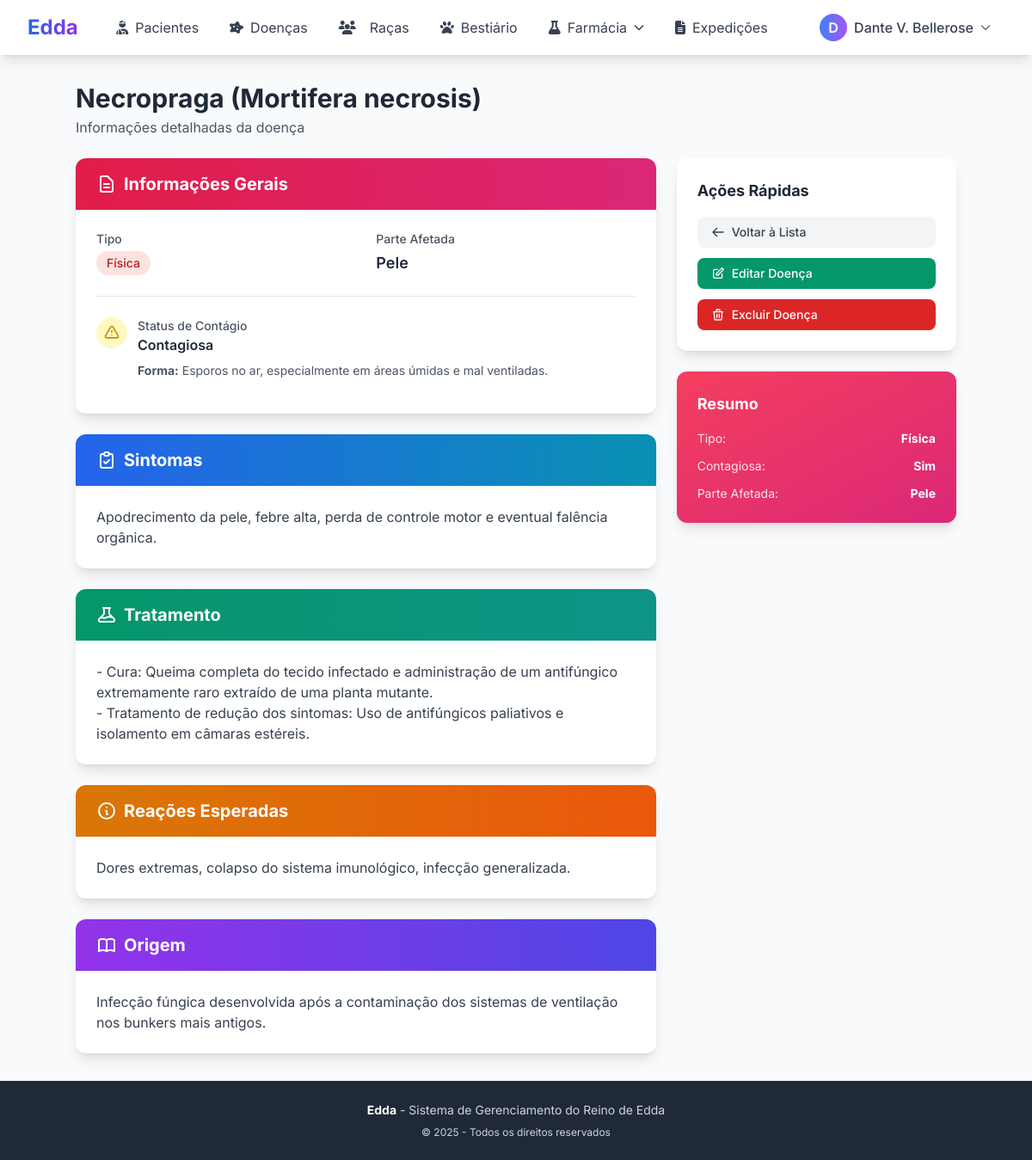
The app's page /doencas/9/ (signed in) with its own data.
### medsystem/core/models.py (models this page shows, shortened)
class Usuario(AbstractUser):
    TIPO_CHOICES = [
        ('MED', 'Médico'),
        ('OUT', 'Outro'),
        ('ADM', 'Administrador'),
    ]
    nickname = models.CharField(max_length=100)
    tipo = models.CharField(max_length=3, choices=TIPO_CHOICES, default='OUT')
    cidade = models.ForeignKey('Cidade', on_delete=models.SET_NULL, null=True, blank=True)

class Doenca(models.Model):
    nome = models.CharField(max_length=100)
    origem = models.TextField(blank=True)
    contagiosa = models.BooleanField(default=False)
    forma_contagio = models.CharField(max_length=255, blank=True, null=True)
    parte_afetada = models.CharField(max_length=3, choices=PARTES_CORPO)
    tipo = models.CharField(max_length=1, choices=TIPO_DOENCA)
    sintomas = models.TextField('Sintomas', blank=True, help_text="Descreva os sintomas, separados por vírgula")
    tratamento = models.TextField(blank=True, help_text="Protocolo de tratamento recomendado")
    reacoes_esperadas = models.TextField(blank=True, help_text="Reações esperadas ao tratamento")
    class Meta:
        verbose_name = "Doença"
        verbose_name_plural = "Doenças"
        ordering = ['nome']

### medsystem/core/views.py (the view)
# urls.py: path('doencas/<int:pk>/', DoencaDetailView.as_view(), name='doenca-detail'),
class DoencaDetailView(LoginRequiredMixin, DetailView):
    model = Doenca
    template_name = 'core/doenca_detail.html'
    context_object_name = 'doenca'

### medsystem/core/context_processors.py (called while the page is built)
def medico_context(request):
    is_medico = request.user.is_authenticated and request.user.tipo == 'MED'
    is_admin = request.user.is_authenticated and request.user.tipo == 'ADM'
    return {
        'is_medico': is_medico,
        'is_admin': is_admin,
        'is_medico_or_admin': is_medico or is_admin
    }

### medsystem/core/templates/core/doenca_detail.html (shortened to what this page needs)
{% extends 'core/base.html' %}
{% block content %}
<div class="max-w-5xl mx-auto">
    <div class="mb-6 flex justify-between items-center">
        <div>
            <h1 class="text-3xl font-bold text-gray-800">{{ doenca.nome }}</h1>
            <p class="text-gray-600 mt-1">Informações detalhadas da doença</p>
        </div>
    </div>
    <div class="grid grid-cols-1 lg:grid-cols-3 gap-6">
        <div class="lg:col-span-2 space-y-6">
            <div class="bg-white rounded-xl shadow-lg overflow-hidden">
                <div class="bg-gradient-to-r from-rose-600 to-pink-600 px-6 py-4">
                    <h2 class="text-xl font-bold text-white flex items-center gap-2">
                        <svg class="w-6 h-6" fill="none" stroke="currentColor" viewBox="0 0 24 24">
                            <path stroke-linecap="round" stroke-linejoin="round" stroke-width="2" d="M9 12h6m-6 4h6m2 5H7a2 2 0 01-2-2V5a2 2 0 012-2h5.586a1 1 0 01.707.293l5.414 5.414a1 1 0 01.293.707V19a2 2 0 01-2 2z"/>
                        </svg>
                        Informações Gerais
                    </h2>
                </div>
                <div class="p-6">
                    <div class="grid grid-cols-2 gap-6 mb-6">
                        <div>
                            <p class="text-sm text-gray-600 font-medium mb-1">Tipo</p>
                            <span class="inline-block px-3 py-1 {% if doenca.tipo == 'F' %}bg-red-100 text-red-700{% elif doenca.tipo == 'M' %}bg-purple-100 text-purple-700{% else %}bg-orange-100 text-orange-700{% endif %} rounded-full text-sm font-medium">
                                {{ doenca.get_tipo_display }}
                            </span>
                        </div>
                        <div>
                            <p class="text-sm text-gray-600 font-medium mb-1">Parte Afetada</p>
                            <p class="text-lg font-semibold text-gray-800">{{ doenca.get_parte_afetada_display }}</p>
                        </div>
                    </div>
                    <div class="pt-6 border-t border-gray-200">
                        <div class="flex items-start gap-3 mb-4">
                            <div class="{% if doenca.contagiosa %}bg-yellow-100{% else %}bg-green-100{% endif %} rounded-full p-2">
                                <svg class="w-5 h-5 {% if doenca.contagiosa %}text-yellow-600{% else %}text-green-600{% endif %}" fill="none" stroke="currentColor" viewBox="0 0 24 24">
                                    <path stroke-linecap="round" stroke-linejoin="round" stroke-width="2" d="M12 9v2m0 4h.01m-6.938 4h13.856c1.54 0 2.502-1.667 1.732-3L13.732 4c-.77-1.333-2.694-1.333-3.464 0L3.34 16c-.77 1.333.192 3 1.732 3z"/>
                                </svg>
                            </div>
                            <div>
                                <p class="text-sm text-gray-600 font-medium">Status de Contágio</p>
                                <p class="text-gray-800 font-semibold">{% if doenca.contagiosa %}Contagiosa{% else %}Não Contagiosa{% endif %}</p>
                                {% if doenca.contagiosa and doenca.forma_contagio %}
                                <p class="text-sm text-gray-600 mt-2"><strong>Forma:</strong> {{ doenca.forma_contagio }}</p>
                                {% endif %}
                            </div>
                        </div>
                    </div>
                </div>
            </div>
            <div class="bg-white rounded-xl shadow-lg overflow-hidden">
                <div class="bg-gradient-to-r from-blue-600 to-cyan-600 px-6 py-4">
                    <h2 class="text-xl font-bold text-white flex items-center gap-2">
                        <svg class="w-6 h-6" fill="none" stroke="currentColor" viewBox="0 0 24 24">
                            <path stroke-linecap="round" stroke-linejoin="round" stroke-width="2" d="M9 5H7a2 2 0 00-2 2v12a2 2 0 002 2h10a2 2 0 002-2V7a2 2 0 00-2-2h-2M9 5a2 2 0 002 2h2a2 2 0 002-2M9 5a2 2 0 012-2h2a2 2 0 012 2m-6 9l2 2 4-4"/>
                        </svg>
                        Sintomas
                    </h2>
                </div>
                <div class="p-6">
                    <p class="text-gray-700 whitespace-pre-line">{{ doenca.sintomas }}</p>
                </div>
            </div>
            <div class="bg-white rounded-xl shadow-lg overflow-hidden">
                <div class="bg-gradient-to-r from-emerald-600 to-teal-600 px-6 py-4">
                    <h2 class="text-xl font-bold text-white flex items-center gap-2">
                        Tratamento
                    </h2>
                </div>
                <div class="p-6">
                    <p class="text-gray-700 whitespace-pre-line">{{ doenca.tratamento }}</p>
                </div>
            </div>
            <div class="bg-white rounded-xl shadow-lg overflow-hidden">
                <div class="bg-gradient-to-r from-amber-600 to-orange-600 px-6 py-4">
                    <h2 class="text-xl font-bold text-white flex items-center gap-2">
                        <svg class="w-6 h-6" fill="none" stroke="currentColor" viewBox="0 0 24 24">
                            <path stroke-linecap="round" stroke-linejoin="round" stroke-width="2" d="M13 16h-1v-4h-1m1-4h.01M21 12a9 9 0 11-18 0 9 9 0 0118 0z"/>
                        </svg>
                        Reações Esperadas
                    </h2>
                </div>
                <div class="p-6">
                    <p class="text-gray-700 whitespace-pre-line">{{ doenca.reacoes_esperadas }}</p>
                </div>
            </div>
            <div class="bg-white rounded-xl shadow-lg overflow-hidden">
                <div class="bg-gradient-to-r from-purple-600 to-indigo-600 px-6 py-4">
                    <h2 class="text-xl font-bold text-white flex items-center gap-2">
                        Origem
                    </h2>
                </div>
                <div class="p-6">
                    <p class="text-gray-700 whitespace-pre-line">{{ doenca.origem }}</p>
                </div>
            </div>
        </div>
        <div class="space-y-6">
            <div class="bg-white rounded-xl shadow-lg p-6">
                <h3 class="text-lg font-bold text-gray-800 mb-4">Ações Rápidas</h3>
                <div class="space-y-3">
                    <a href="{% url 'doenca-list' %}" class="w-full px-4 py-2 bg-gray-100 text-gray-700 rounded-lg hover:bg-gray-200 transition-colors flex items-center gap-2 text-sm font-medium">
                        <svg class="w-4 h-4" fill="none" stroke="currentColor" viewBox="0 0 24 24">
                            <path stroke-linecap="round" stroke-linejoin="round" stroke-width="2" d="M10 19l-7-7m0 0l7-7m-7 7h18"/>
                        </svg>
                        Voltar à Lista
                    </a>
                    {% if is_medico_or_admin %}
                        <div class="space-y-3">
                            <a href="{% url 'doenca-update' doenca.pk %}" class="w-full px-4 py-2 bg-emerald-600 text-white rounded-lg hover:bg-emerald-700 transition-colors flex items-center gap-2 text-sm font-medium">
                                <svg class="w-4 h-4" fill="none" stroke="currentColor" viewBox="0 0 24 24">
                                    <path stroke-linecap="round" stroke-linejoin="round" stroke-width="2" d="M11 5H6a2 2 0 00-2 2v11a2 2 0 002 2h11a2 2 0 002-2v-5m-1.414-9.414a2 2 0 112.828 2.828L11.828 15H9v-2.828l8.586-8.586z"/>
                                </svg>
                                Editar Doença
                            </a>
                            <a href="{% url 'doenca-delete' doenca.pk %}" class="w-full px-4 py-2 bg-red-600 text-white rounded-lg hover:bg-red-700 transition-colors flex items-center gap-2 text-sm font-medium">
                                <svg class="w-4 h-4" fill="none" stroke="currentColor" viewBox="0 0 24 24">
                                    <path stroke-linecap="round" stroke-linejoin="round" stroke-width="2" d="M19 7l-.867 12.142A2 2 0 0116.138 21H7.862a2 2 0 01-1.995-1.858L5 7m5 4v6m4-6v6m1-10V4a1 1 0 00-1-1h-4a1 1 0 00-1 1v3M4 7h16"/>
                                </svg>
                                Excluir Doença
                            </a>
                        </div>
                    {% endif %}
                </div>
            </div>
            <div class="bg-gradient-to-br from-rose-500 to-pink-600 rounded-xl shadow-lg p-6 text-white">
                <h3 class="text-lg font-bold mb-4">Resumo</h3>
                <div class="space-y-3 text-sm">
                    <div class="flex justify-between items-center">
                        <span class="text-rose-100">Tipo:</span>
                        <span class="font-bold">{{ doenca.get_tipo_display }}</span>
                    </div>
                    <div class="flex justify-between items-center">
                        <span class="text-rose-100">Contagiosa:</span>
                        <span class="font-bold">{% if doenca.contagiosa %}Sim{% else %}Não{% endif %}</span>
                    </div>
                    <div class="flex justify-between items-center">
                        <span class="text-rose-100">Parte Afetada:</span>
                        <span class="font-bold text-right">{{ doenca.get_parte_afetada_display }}</span>
                    </div>
                </div>
            </div>
        </div>
    </div>
</div>
{% endblock %}

### medsystem/core/templates/core/base.html (shortened to what this page needs)
<!DOCTYPE html>
<html lang="pt-br" class="h-full">
<head>
    <script src="https://cdn.tailwindcss.com"></script>
    <link rel="stylesheet" href="https://cdnjs.cloudflare.com/ajax/libs/font-awesome/6.4.0/css/all.min.css">
</head>
<body class="bg-gray-50 flex flex-col min-h-screen">
    <nav class="bg-white shadow-lg">
        <div class="max-w-7xl mx-auto px-4 sm:px-6 lg:px-8">
            <div class="flex justify-between h-16">
                <div class="flex items-center">
                    <a href="{% url 'home' %}" class="flex items-center">
                        <span class="text-2xl font-bold bg-gradient-to-r from-blue-600 to-purple-600 bg-clip-text text-transparent">Edda</span>
                    </a>
                </div>
                {% if user.is_authenticated %}
                <div class="hidden md:flex items-center space-x-1">
                    {% if is_medico_or_admin %}
                    <a href="{% url 'paciente-list' %}" class="px-4 py-2 rounded-lg text-gray-700 hover:bg-blue-50 hover:text-blue-600 transition flex items-center gap-2">
                        <i class="fas fa-user-injured"></i>
                        <span>Pacientes</span>
                    </a>
                    {% endif %}
                    <a href="{% url 'doenca-list' %}" class="px-4 py-2 rounded-lg text-gray-700 hover:bg-blue-50 hover:text-blue-600 transition flex items-center gap-2">
                        <i class="fas fa-disease"></i>
                        <span>Doenças</span>
                    </a>
                    <a href="{% url 'raca-list' %}" class="px-4 py-2 rounded-lg text-gray-700 hover:bg-blue-50 hover:text-blue-600 transition flex items-center gap-2">
                        <i class="fas fa-users mr-2"></i>
                        <span>Raças</span>
                    </a>
                    <a href="{% url 'besta-list' %}" class="px-4 py-2 rounded-lg text-gray-700 hover:bg-blue-50 hover:text-blue-600 transition flex items-center gap-2">
                        <i class="fas fa-paw"></i>
                        <span>Bestiário</span>
                    </a>
                    <div class="relative">
                        <button onclick="toggleDropdown('farmacia-dropdown')" class="px-4 py-2 rounded-lg text-gray-700 hover:bg-purple-50 hover:text-purple-600 transition flex items-center gap-2">
                            <i class="fas fa-flask"></i>
                            <span>Farmácia</span>
                            <i class="fas fa-chevron-down text-xs"></i>
                        </button>
                    </div>
                    <a href="{% url 'relatorio-list' %}" class="px-4 py-2 rounded-lg text-gray-700 hover:bg-blue-50 hover:text-blue-600 transition flex items-center gap-2">
                        <i class="fas fa-file-alt"></i>
                        <span>Expedições</span>
                    </a>
                </div>
                <div class="flex items-center gap-4">
                    <div class="relative">
                        <button onclick="toggleDropdown('user-dropdown')" class="flex items-center gap-2 px-4 py-2 rounded-lg hover:bg-gray-100 transition">
                            <div class="w-8 h-8 bg-gradient-to-r from-blue-500 to-purple-500 rounded-full flex items-center justify-center text-white font-semibold">
                                {{ user.nickname|first|upper }}
                            </div>
                            <span class="hidden md:block font-medium text-gray-700">{{ user.nickname }}</span>
                            <i class="fas fa-chevron-down text-xs text-gray-500"></i>
                        </button>
                    </div>
                </div>
                {% endif %}
            </div>
        </div>
    </nav>
    <main class="flex-grow">
        <div class="max-w-7xl mx-auto px-4 sm:px-6 lg:px-8 py-8">
            {% block content %}{% endblock %}
        </div>
    </main>
    <footer class="bg-gray-800 text-gray-300 mt-auto">
        <div class="max-w-7xl mx-auto px-4 sm:px-6 lg:px-8 py-6">
            <div class="text-center">
                <p class="text-sm">
                    <strong class="text-white">Edda</strong> - Sistema de Gerenciamento do Reino de Edda
                </p>
                <p class="text-xs mt-2">© {% now "Y" %} - Todos os direitos reservados</p>
            </div>
        </div>
    </footer>
</body>
</html>

### medsystem/core/templates/core/base.html (style rules this page uses)
body { font-family: 'Inter', sans-serif; }

### records on screen
Usuario: nickname|first "D", nickname "Dante V. Bellerose"
Doenca: nome "Necropraga (Mortifera necrosis)", tipo "Física", parte_afetada "Pele", forma_contagio "Esporos no ar, especialmente em áreas úmidas e mal ventiladas.", sintomas "Apodrecimento da pele, febre alta, perda de controle motor e eventual falência orgânica.", tratamento "- Cura: Queima completa do tecido infectado e administração de um antifúngico extremamente raro extraído de uma planta mutante. - Tratamento de redução dos sintomas: Uso de antifúngicos paliativos e isolamento em câmaras estéreis.", reacoes_esperadas "Dores extremas, colapso do sistema imunológico, infecção generalizada.", origem "Infecção fúngica desenvolvida após a contaminação dos sistemas de ventilação nos bunkers mais antigos."
